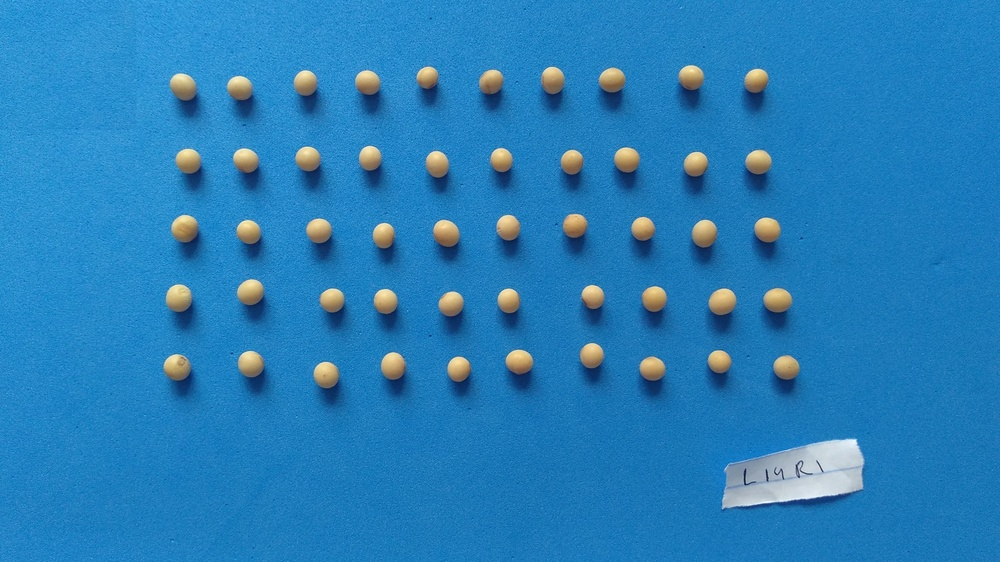
%> input picture L14R1.jpg, 1000 x 562 px, shrunk from 3264 x 1836 before the run
$ octave --eval "result = funcCrop(imread('L14R1.jpg'));"   (GNU Octave 9; MATLAB toolbox functions it lacks are replaced by stand-ins)
%> lines starting %> are read from the running program, lines starting %| are printed output that depends on the picture; in (x1, y1, x2, y2) boxes, pixels count from 0 and x2, y2 are one past the last pixel; in counts of white or black regions, pixels touching at a corner belong together; the program's own positions count from 1
%Essa função crop além de cortar as imagens ela também limiariza esse
%código funciona perfeitamente para imagens grandes como as do lote L6

function metrica = funcCrop(im)
%onde era chamada a antiga funcção de limiar que está na pasta teste
%     im = funcLimiar(im);

    %imresultante = im;

  %Transforma a imagem em escala de cinza a partir das camadas R e B
  R = im(:,:,1);
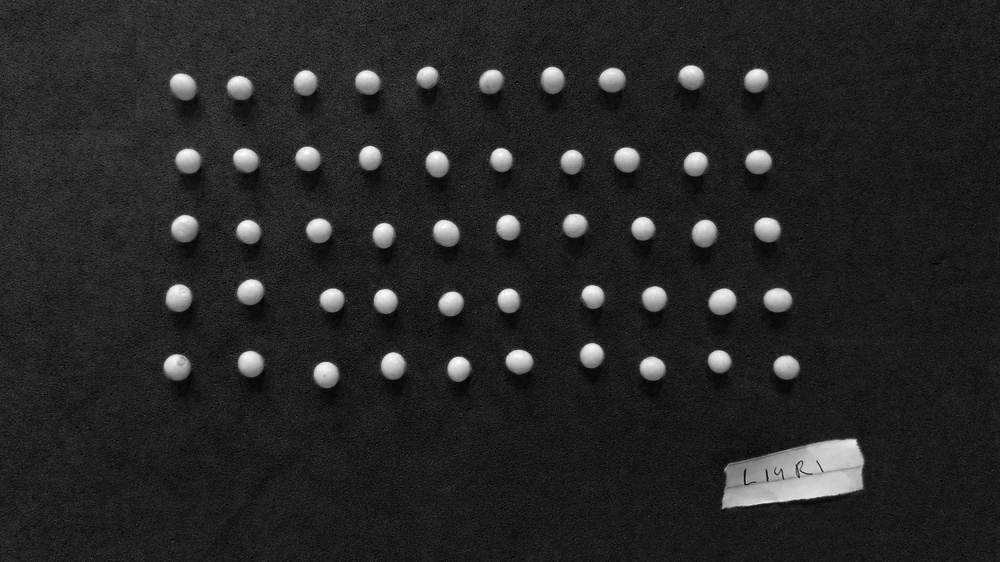
%> R: size 562x1000 uint8; min 0, max 255, mean 38.7
  B = im(:,:,3);
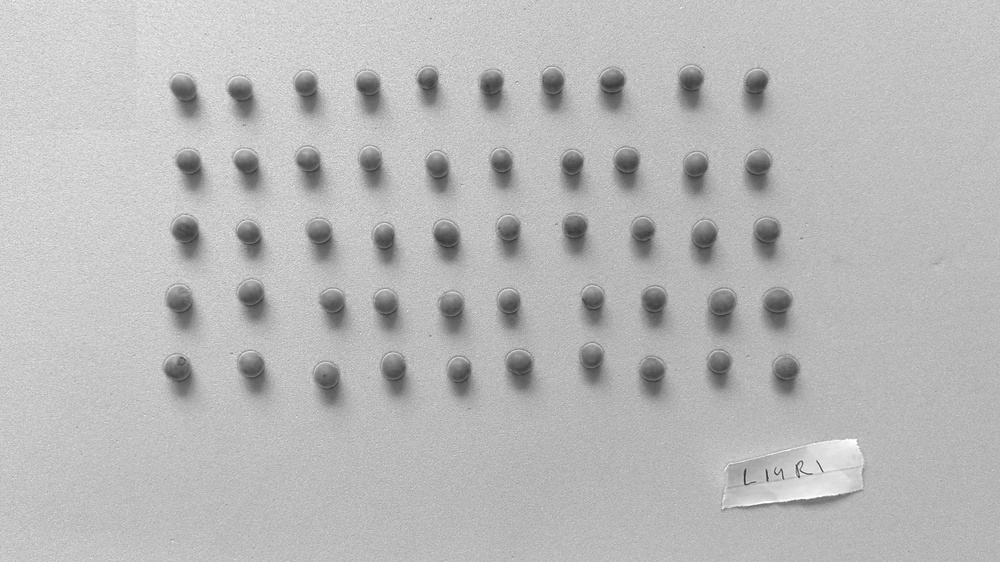
%> B: size 562x1000 uint8; min 42, max 255, mean 184.9
  imCinza = B-R;
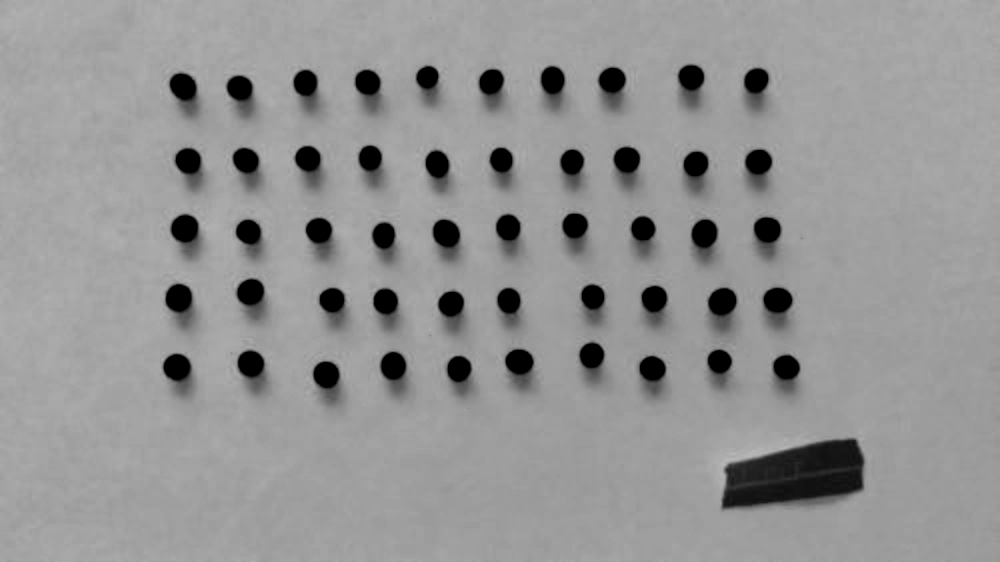
%> imCinza: size 562x1000 uint8; min 0, max 185, mean 148.5

  %Apos a transformacao em escala de cinza, o maior pico da imagem
  %torna-se o indice 1, por isso eh salvo apenas o indice do segundo pico
  h = imhist(imCinza);
%> h = 256 values, max 55804 at index 160, min 0 at index 185, mean 2195.3
  %Acha o segundo maior pico do histograma
  max2 = 0;
  index1 = 0;
  for i=2:256
    if(h(i)>max2)
      max2 = h(i);
      index1 = i;
    end
  end
%> this loop made 255 passes
%> max2 on passes 1, 15, 17, 19: 121, 232, 719, 992
%> after the loop, index1 = 160; max2 = 55804

  %Acha o vale entre os dois picos do histograma
  min1 = max(h);
%> min1 = 55804
  index2 = 0;
  for i=2:index1
    if(h(i) < min1)
      min1 = h(i);
      index2 = i;
    end
  end
%> this loop made 159 passes
%> min1 on passes 1, 2, 9: 121, 60, 53

  %Limiariza a imagem a partir do indice do vale do histograma
  imLimiarizada = ~(imCinza>index2);
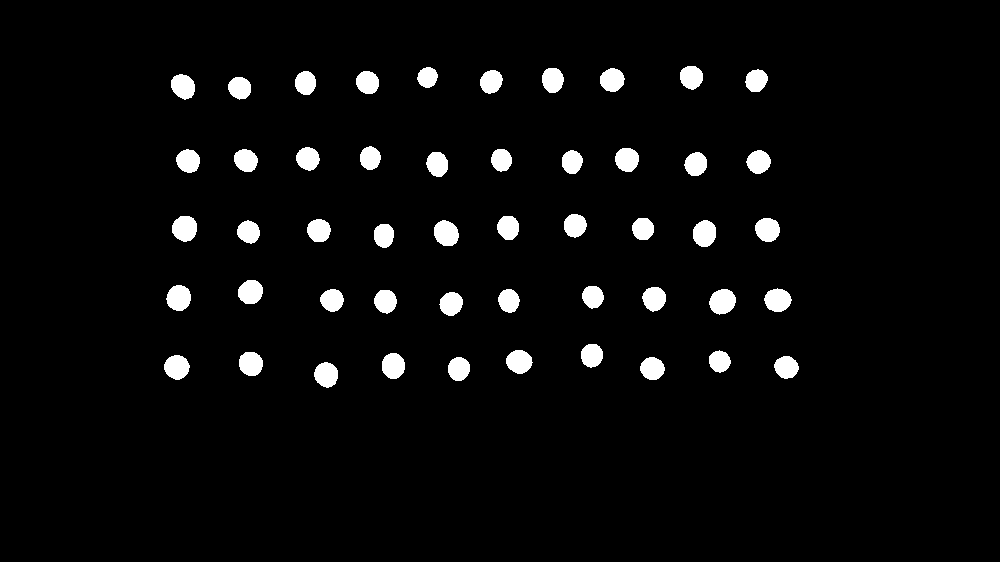
%> imLimiarizada: size 562x1000 logical; 3.9% white; 50 white regions
% [29 lines of commented-out code are left out]
    Sdata=regionprops(imLimiarizada,'BoundingBox', 'Image');
%> Sdata = 50 regions; largest, box (x1, y1, x2, y2): (709, 289, 736, 315), (764, 288, 792, 312), (164, 355, 190, 380), (166, 285, 191, 311), (172, 216, 197, 242)

    x=1;
    pasta = strcat('.\ImagensCrop\',int2str(x),'\');
    mkdir(pasta);

    for i=1:length(Sdata)
        if(i==1)
            metrica = imcrop(R,Sdata(i).BoundingBox);
        else
            img = imcrop(im,Sdata(i).BoundingBox);
            filename = strcat(pasta,'\',int2str(i),'.jpg');
            imwrite(img,filename);
        end
    end
%> this loop made 50 passes
%> filename on passes 2 to 13: '.\ImagensCrop\1\\2.jpg', '.\ImagensCrop\1\\3.jpg', '.\ImagensCrop\1\\4.jpg', '.\ImagensCrop\1\\5.jpg', '.\ImagensCrop\1\\6.jpg', '.\ImagensCrop\1\\7.jpg', '.\ImagensCrop\1\\8.jpg', '.\ImagensCrop\1\\9.jpg', '.\ImagensCrop\1\\10.jpg', '.\ImagensCrop\1\\11.jpg', '.\ImagensCrop\1\\12.jpg', '.\ImagensCrop\1\\13.jpg'
%> pass 1, in funcCrop, `metrica = imcrop(R,Sdata(i).BoundingBox);`:
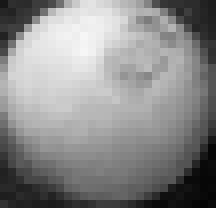
%> metrica: size 26x27 uint8 (shown 8 times larger); min 4, max 246, mean 137.8
%> pass 2, in funcCrop, `img = imcrop(im,Sdata(i).BoundingBox);`:
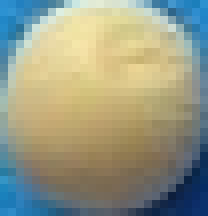
%> img: size 27x26x3 uint8 (shown 8 times larger); mean R, G, B 150.3, 153.8, 132.7
%> pass 3, in funcCrop, `img = imcrop(im,Sdata(i).BoundingBox);`:
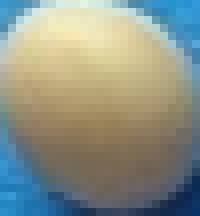
%> img: size 27x25x3 uint8 (shown 8 times larger); mean R, G, B 140.3, 146.4, 134
end

$ run again, on L14R2.jpg
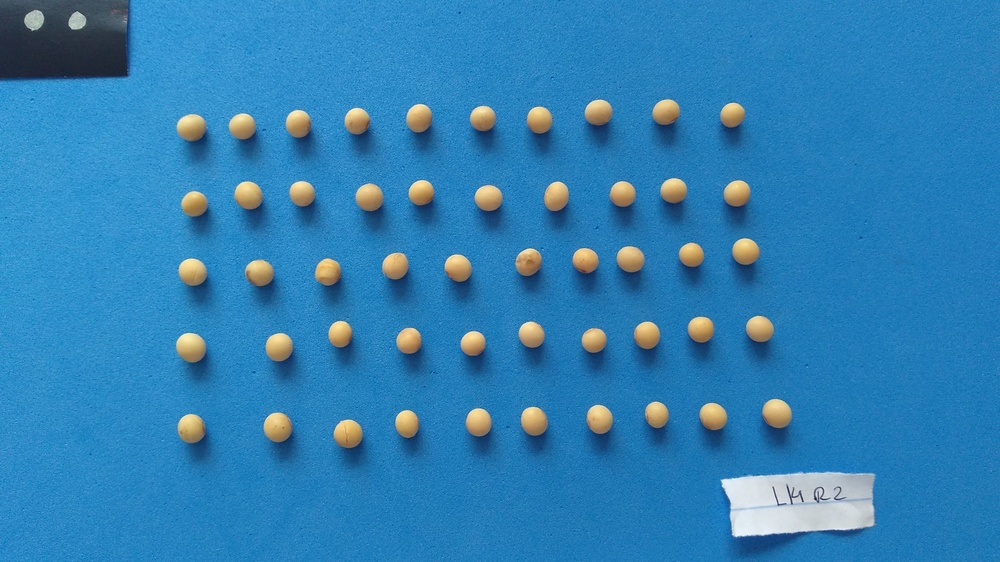
%> input picture L14R2.jpg, 1000 x 562 px, shrunk from 3264 x 1836 before the run
%> h = 256 values, max 69449 at index 155, min 0 at index 171, mean 2195.3
%> the loop in funcCrop, `for i=2:256` made 255 passes
%> max2 on passes 1, 3, 4, 6, 8, 9, 11, 21: 92, 104, 107, 194, 287, 326, 1128, 1229
%> after the loop in funcCrop, `for i=2:256`: index1 = 155; max2 = 69449
%> the loop in funcCrop, `for i=2:index1` made 154 passes
%> (min1, index2) on passes 1 to 2: (92, 2), (68, 3)
%> in funcCrop, `imLimiarizada = ~(imCinza>index2);`:
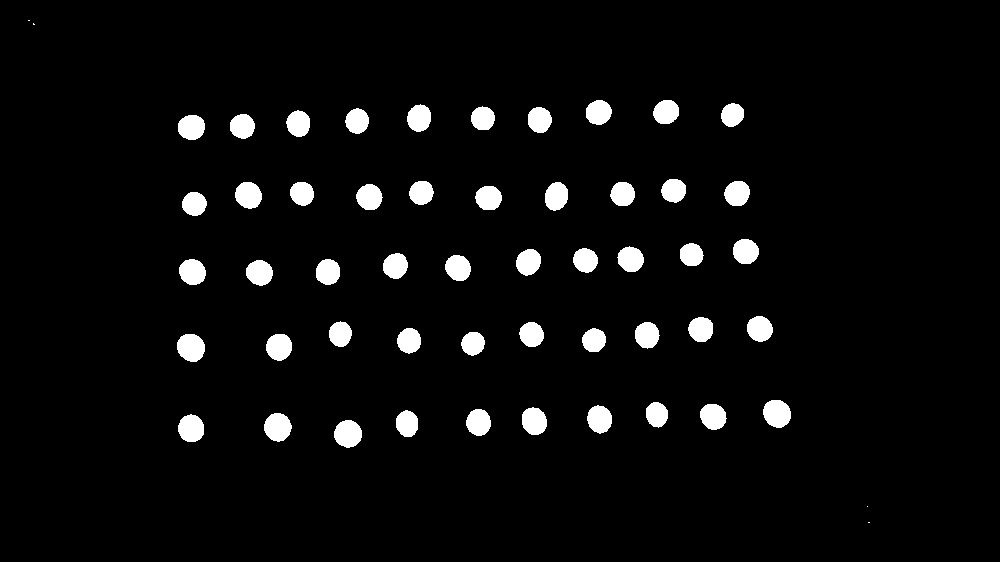
%> imLimiarizada: size 562x1000 logical; 4.5% white; 54 white regions (4 under 20 px)
%> Sdata = 54 regions; largest, box (x1, y1, x2, y2): (264, 413, 292, 442), (177, 334, 205, 362), (334, 420, 362, 448), (763, 400, 791, 428), (235, 182, 262, 209)
%> the loop in funcCrop, `for i=1:length(Sdata)` made 54 passes
%> filename on passes 2 to 9: '.\ImagensCrop\1\\2.jpg', '.\ImagensCrop\1\\3.jpg', '.\ImagensCrop\1\\4.jpg', '.\ImagensCrop\1\\5.jpg', '.\ImagensCrop\1\\6.jpg', '.\ImagensCrop\1\\7.jpg', '.\ImagensCrop\1\\8.jpg', '.\ImagensCrop\1\\9.jpg'
%> pass 3, in funcCrop, `img = imcrop(im,Sdata(i).BoundingBox);`:
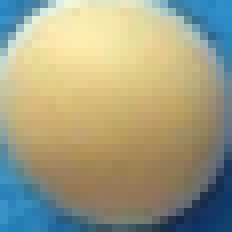
%> img: size 29x29x3 uint8 (shown 8 times larger); mean R, G, B 159.8, 158.4, 131.3
%> result = [171 166 173; 167 164 169]

$ run again, on L15R1.jpg
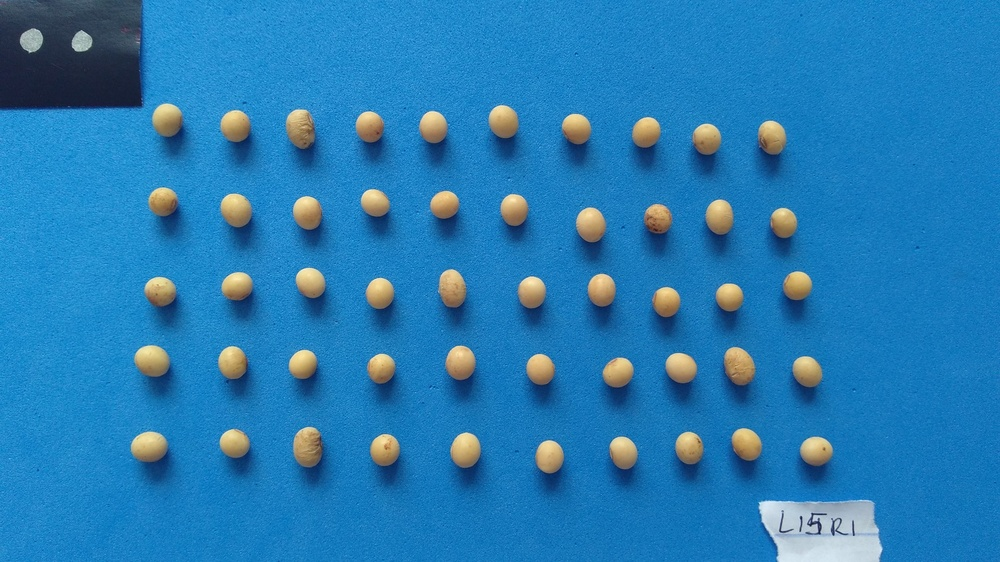
%> input picture L15R1.jpg, 1000 x 562 px, shrunk from 3264 x 1836 before the run
%> h = 256 values, max 49519 at index 171, min 0 at index 187, mean 2195.3
%> the loop in funcCrop, `for i=2:256` made 255 passes
%> max2 on passes 1, 15, 18, 25, 27, 29: 128, 202, 260, 649, 2460, 2986
%> after the loop in funcCrop, `for i=2:256`: index1 = 171; max2 = 49519
%> the loop in funcCrop, `for i=2:index1` made 170 passes
%> min1 on passes 1, 2, 7: 128, 74, 54
%> in funcCrop, `imLimiarizada = ~(imCinza>index2);`:
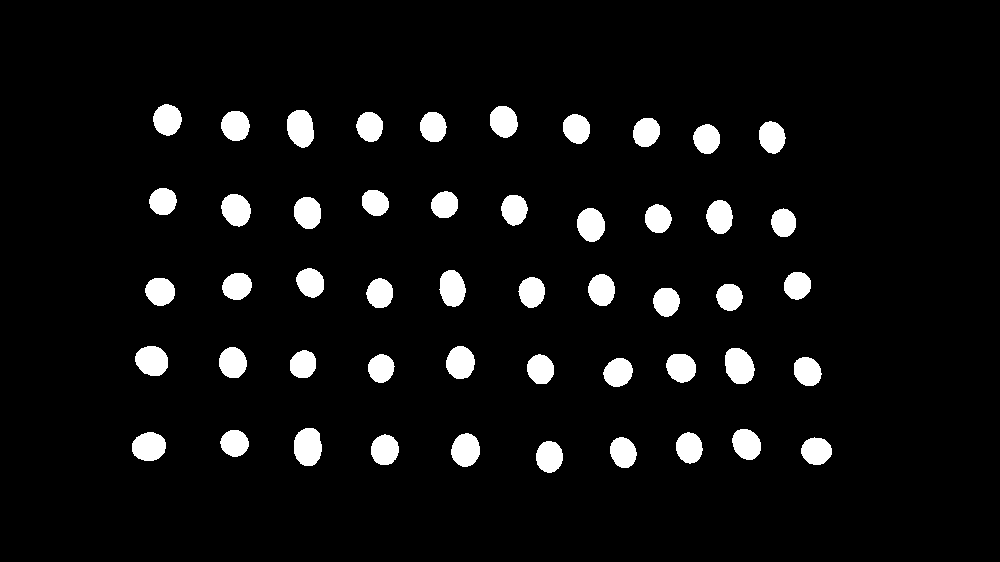
%> imLimiarizada: size 562x1000 logical; 5.9% white; 50 white regions
%> Sdata = 50 regions; largest, box (x1, y1, x2, y2): (725, 348, 755, 384), (294, 428, 322, 466), (287, 110, 314, 148), (439, 270, 466, 307), (135, 346, 168, 376)
%> the loop in funcCrop, `for i=1:length(Sdata)` made 50 passes
%> filename on passes 2 to 9: '.\ImagensCrop\1\\2.jpg', '.\ImagensCrop\1\\3.jpg', '.\ImagensCrop\1\\4.jpg', '.\ImagensCrop\1\\5.jpg', '.\ImagensCrop\1\\6.jpg', '.\ImagensCrop\1\\7.jpg', '.\ImagensCrop\1\\8.jpg', '.\ImagensCrop\1\\9.jpg'
%> pass 3, in funcCrop, `img = imcrop(im,Sdata(i).BoundingBox);`:
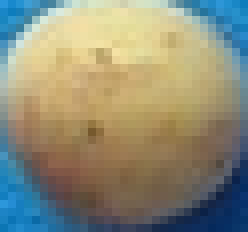
%> img: size 29x31x3 uint8 (shown 8 times larger); mean R, G, B 140.8, 140.5, 120.5

$ run again, on L9R1.JPG
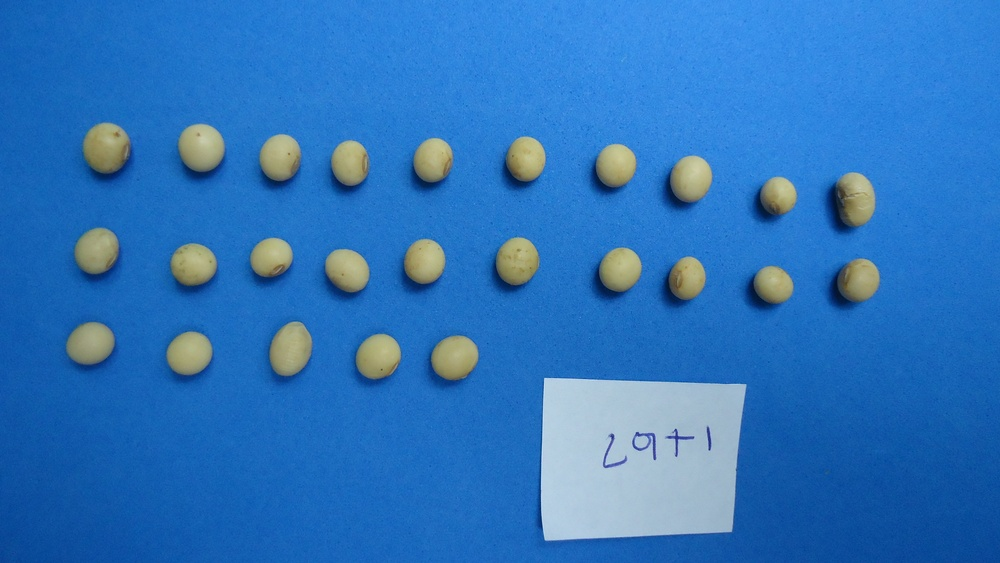
%> input picture L9R1.JPG, 1000 x 563 px, shrunk from 4320 x 2432 before the run
%> h = 256 values, max 45864 at index 164, min 0 at index 186, mean 2199.2
%> the loop in funcCrop, `for i=2:256` made 255 passes
%> max2 on passes 1, 2, 3, 6, 15, 39, 41, 43: 113, 115, 129, 150, 156, 825, 3599, 9917
%> after the loop in funcCrop, `for i=2:256`: index1 = 164; max2 = 45864
%> the loop in funcCrop, `for i=2:index1` made 163 passes
%> min1 on passes 1, 5, 14, 23: 113, 72, 69, 58
%> imLimiarizada: size 563x1000 logical; 6.2% white; 25 white regions
%> Sdata = 25 regions; largest, box (x1, y1, x2, y2): (84, 124, 130, 173), (270, 322, 312, 375), (179, 125, 224, 171), (432, 336, 478, 380), (497, 238, 539, 285)
%> the loop in funcCrop, `for i=1:length(Sdata)` made 25 passes
%> filename on passes 2 to 9: '.\ImagensCrop\1\\2.jpg', '.\ImagensCrop\1\\3.jpg', '.\ImagensCrop\1\\4.jpg', '.\ImagensCrop\1\\5.jpg', '.\ImagensCrop\1\\6.jpg', '.\ImagensCrop\1\\7.jpg', '.\ImagensCrop\1\\8.jpg', '.\ImagensCrop\1\\9.jpg'
%> after the loop in funcCrop, `for i=1:length(Sdata)`:
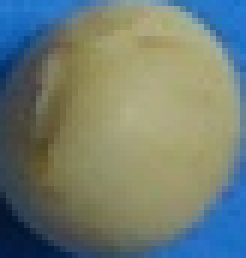
%> img: size 43x41x3 uint8 (shown 6 times larger); mean R, G, B 112.9, 124.9, 114.5
